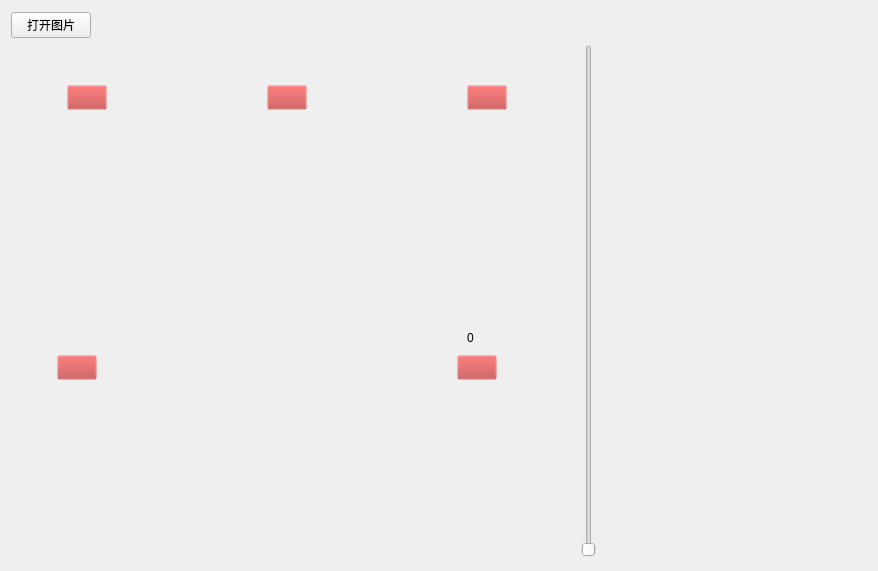
<?xml version="1.0" encoding="UTF-8"?>
<ui version="4.0">
 <class>ReadIVUS</class>
 <widget class="QWidget" name="ReadIVUS">
  <property name="geometry">
   <rect>
    <x>0</x>
    <y>0</y>
    <width>878</width>
    <height>571</height>
   </rect>
  </property>
  <property name="minimumSize">
   <size>
    <width>0</width>
    <height>0</height>
   </size>
  </property>
  <property name="maximumSize">
   <size>
    <width>9999</width>
    <height>9999</height>
   </size>
  </property>
  <property name="windowTitle">
   <string>Form</string>
  </property>
  <layout class="QVBoxLayout" name="verticalLayout">
   <item>
    <layout class="QHBoxLayout" name="horizontalLayout_2">
     <item>
      <widget class="QPushButton" name="pushButton">
       <property name="text">
        <string>打开图片</string>
       </property>
      </widget>
     </item>
     <item>
      <spacer name="horizontalSpacer">
       <property name="orientation">
        <enum>Qt::Horizontal</enum>
       </property>
       <property name="sizeHint" stdset="0">
        <size>
         <width>40</width>
         <height>20</height>
        </size>
       </property>
      </spacer>
     </item>
    </layout>
   </item>
   <item>
    <layout class="QHBoxLayout" name="horizontalLayout" stretch="3,1">
     <property name="spacing">
      <number>6</number>
     </property>
     <item>
      <widget class="QVTKOpenGLWidget" name="transverse" native="true">
       <property name="minimumSize">
        <size>
         <width>512</width>
         <height>512</height>
        </size>
       </property>
       <property name="maximumSize">
        <size>
         <width>512</width>
         <height>512</height>
        </size>
       </property>
       <property name="styleSheet">
        <string notr="true">QPushButton{
background-color: rgba(191, 64, 64, 0);
background-image: url(:/Style/StyleResources/branch_close.png);
}
QPushButton:hover{
background-color:rgb(50,50,50);
}</string>
       </property>
       <widget class="QPushButton" name="btn_angle0">
        <property name="geometry">
         <rect>
          <x>440</x>
          <y>310</y>
          <width>40</width>
          <height>25</height>
         </rect>
        </property>
        <property name="minimumSize">
         <size>
          <width>40</width>
          <height>25</height>
         </size>
        </property>
        <property name="maximumSize">
         <size>
          <width>40</width>
          <height>25</height>
         </size>
        </property>
        <property name="text">
         <string/>
        </property>
       </widget>
       <widget class="QLabel" name="label_angle0">
        <property name="geometry">
         <rect>
          <x>450</x>
          <y>280</y>
          <width>25</width>
          <height>25</height>
         </rect>
        </property>
        <property name="minimumSize">
         <size>
          <width>25</width>
          <height>25</height>
         </size>
        </property>
        <property name="maximumSize">
         <size>
          <width>25</width>
          <height>25</height>
         </size>
        </property>
        <property name="text">
         <string>0</string>
        </property>
       </widget>
       <widget class="QPushButton" name="btn_angle45">
        <property name="geometry">
         <rect>
          <x>450</x>
          <y>40</y>
          <width>40</width>
          <height>25</height>
         </rect>
        </property>
        <property name="minimumSize">
         <size>
          <width>40</width>
          <height>25</height>
         </size>
        </property>
        <property name="maximumSize">
         <size>
          <width>40</width>
          <height>25</height>
         </size>
        </property>
        <property name="text">
         <string/>
        </property>
       </widget>
       <widget class="QPushButton" name="btn_angle90">
        <property name="geometry">
         <rect>
          <x>250</x>
          <y>40</y>
          <width>40</width>
          <height>25</height>
         </rect>
        </property>
        <property name="minimumSize">
         <size>
          <width>40</width>
          <height>25</height>
         </size>
        </property>
        <property name="maximumSize">
         <size>
          <width>40</width>
          <height>25</height>
         </size>
        </property>
        <property name="text">
         <string/>
        </property>
       </widget>
       <widget class="QPushButton" name="btn_angle135">
        <property name="geometry">
         <rect>
          <x>50</x>
          <y>40</y>
          <width>40</width>
          <height>25</height>
         </rect>
        </property>
        <property name="minimumSize">
         <size>
          <width>40</width>
          <height>25</height>
         </size>
        </property>
        <property name="maximumSize">
         <size>
          <width>40</width>
          <height>25</height>
         </size>
        </property>
        <property name="text">
         <string/>
        </property>
       </widget>
       <widget class="QPushButton" name="btn_angle180">
        <property name="geometry">
         <rect>
          <x>40</x>
          <y>310</y>
          <width>40</width>
          <height>25</height>
         </rect>
        </property>
        <property name="minimumSize">
         <size>
          <width>40</width>
          <height>25</height>
         </size>
        </property>
        <property name="maximumSize">
         <size>
          <width>40</width>
          <height>25</height>
         </size>
        </property>
        <property name="text">
         <string/>
        </property>
       </widget>
      </widget>
     </item>
     <item>
      <widget class="QVTKOpenGLWidget" name="median_sagittal" native="true">
       <property name="minimumSize">
        <size>
         <width>320</width>
         <height>512</height>
        </size>
       </property>
       <property name="maximumSize">
        <size>
         <width>320</width>
         <height>512</height>
        </size>
       </property>
       <widget class="QSlider" name="slider">
        <property name="geometry">
         <rect>
          <x>40</x>
          <y>0</y>
          <width>16</width>
          <height>512</height>
         </rect>
        </property>
        <property name="minimumSize">
         <size>
          <width>0</width>
          <height>512</height>
         </size>
        </property>
        <property name="maximumSize">
         <size>
          <width>16777215</width>
          <height>512</height>
         </size>
        </property>
        <property name="orientation">
         <enum>Qt::Vertical</enum>
        </property>
       </widget>
      </widget>
     </item>
    </layout>
   </item>
  </layout>
 </widget>
 <customwidgets>
  <customwidget>
   <class>QVTKOpenGLWidget</class>
   <extends>QWidget</extends>
   <header>QVTKOpenGLWidget.h</header>
   <container>1</container>
  </customwidget>
 </customwidgets>
 <resources/>
 <connections/>
</ui>
